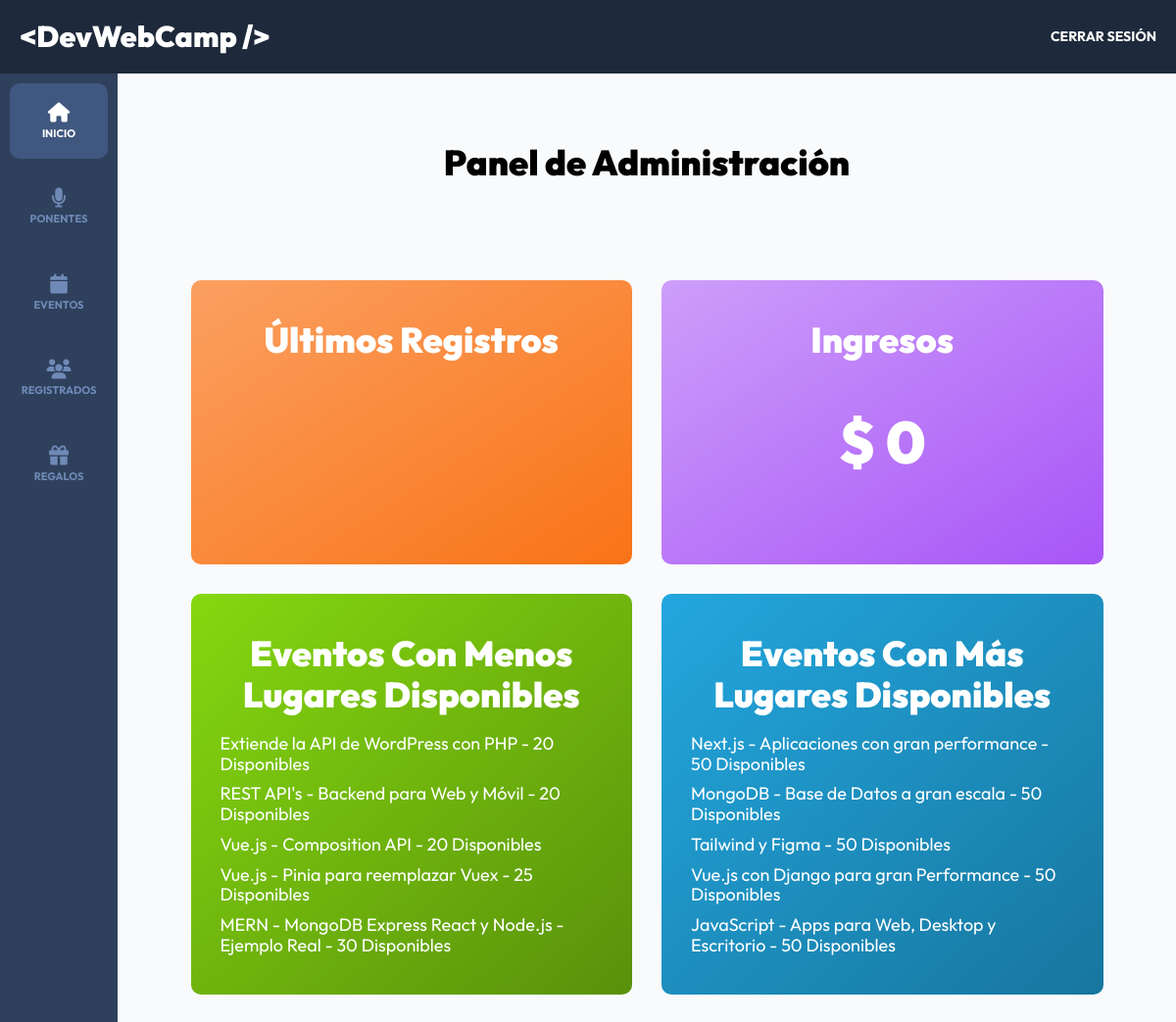
The app's page /admin/dashboard (signed in) with its own data.
### tables this page shows
CREATE TABLE `eventos` (
  `id` int NOT NULL AUTO_INCREMENT,
  `nombre` varchar(120) DEFAULT NULL,
  `descripcion` text,
  `disponibles` int DEFAULT NULL,
  `categoria_id` int NOT NULL,
  `dia_id` int NOT NULL,
  `hora_id` int NOT NULL,
  `ponente_id` int NOT NULL,
  PRIMARY KEY (`id`),
  KEY `fk_eventos_categorias_idx` (`categoria_id`),
  KEY `fk_eventos_dias1_idx` (`dia_id`),
  KEY `fk_eventos_horas1_idx` (`hora_id`),
  KEY `fk_eventos_ponentes1_idx` (`ponente_id`),
  CONSTRAINT `fk_eventos_categorias` FOREIGN KEY (`categoria_id`) REFERENCES `categorias` (`id`),
  CONSTRAINT `fk_eventos_dias1` FOREIGN KEY (`dia_id`) REFERENCES `dias` (`id`),
  CONSTRAINT `fk_eventos_horas1` FOREIGN KEY (`hora_id`) REFERENCES `horas` (`id`),
  CONSTRAINT `fk_eventos_ponentes1` FOREIGN KEY (`ponente_id`) REFERENCES `ponentes` (`id`)
);

### controllers/DashboardController.php (called while the page is built, shortened)
<?php
class DashboardController {
    public static function index(Router $router) {
        $registros = Registro::get(5);
        $virtuales = Registro::total('paquete_id', 2);
        $presenciales = Registro::total('paquete_id', 1);
        $ingresos = ($virtuales * 46.41) + ($presenciales * 189.54);
        $menos_disponibles = Evento::ordenarLimite('disponibles', 'ASC', 5);
        $mas_disponibles = Evento::ordenarLimite('disponibles', 'DESC', 5);
        $router->render('admin/dashboard/index', [
            'titulo' => 'Panel de Administración',
            'registros' => $registros,
            'ingresos' => $ingresos,
            'menos_disponibles' => $menos_disponibles,
            'mas_disponibles' => $mas_disponibles
        ]);
    }
}

### public/index.php (called while the page is built, shortened)
<?php
$router = new Router();
$router->get('/login', [AuthController::class, 'login']);
$router->post('/login', [AuthController::class, 'login']);
$router->post('/logout', [AuthController::class, 'logout']);
$router->get('/registro', [AuthController::class, 'registro']);
$router->post('/registro', [AuthController::class, 'registro']);
$router->get('/olvide', [AuthController::class, 'olvide']);
$router->post('/olvide', [AuthController::class, 'olvide']);
$router->get('/reestablecer', [AuthController::class, 'reestablecer']);
$router->post('/reestablecer', [AuthController::class, 'reestablecer']);
$router->get('/mensaje', [AuthController::class, 'mensaje']);
$router->get('/confirmar-cuenta', [AuthController::class, 'confirmar']);
$router->get('/admin/dashboard', [DashboardController::class, 'index']);
$router->get('/admin/ponentes', [PonentesController::class, 'index']);
$router->get('/admin/ponentes/crear', [PonentesController::class, 'crear']);
$router->post('/admin/ponentes/crear', [PonentesController::class, 'crear']);
$router->get('/admin/ponentes/editar', [PonentesController::class, 'editar']);
$router->post('/admin/ponentes/editar', [PonentesController::class, 'editar']);
$router->post('/admin/ponentes/eliminar', [PonentesController::class, 'eliminar']);
$router->get('/admin/eventos', [EventosController::class, 'index']);
$router->get('/admin/eventos/crear', [EventosController::class, 'crear']);
$router->post('/admin/eventos/crear', [EventosController::class, 'crear']);
$router->get('/admin/eventos/editar', [EventosController::class, 'editar']);
$router->post('/admin/eventos/editar', [EventosController::class, 'editar']);
$router->post('/admin/eventos/eliminar', [EventosController::class, 'eliminar']);
$router->get('/api/eventos-horario', [APIEventos::class, 'index']);
$router->get('/api/ponentes', [APIPonentes::class, 'index']);
$router->get('/api/ponente', [APIPonentes::class, 'ponente']);
$router->get('/api/regalos', [APIRegalos::class, 'index']);
$router->get('/admin/registrados', [RegistradosController::class, 'index']);
$router->get('/admin/regalos', [RegalosController::class, 'index']);
$router->get('/finalizar-registro', [RegistroController::class, 'crear']);
$router->post('/finalizar-registro/gratis', [RegistroController::class, 'gratis']);
$router->post('/finalizar-registro/pagar', [RegistroController::class, 'pagar']);
$router->get('/finalizar-registro/conferencias', [RegistroController::class, 'conferencias']);
$router->post('/finalizar-registro/conferencias', [RegistroController::class, 'conferencias']);
$router->get('/boleto', [RegistroController::class, 'boleto']);
$router->get('/', [PaginasController::class, 'index']);
$router->get('/devwebcamp', [PaginasController::class, 'evento']);
$router->get('/paquetes', [PaginasController::class, 'paquetes']);
$router->get('/workshops-conferencias', [PaginasController::class, 'conferencias']);
$router->get('/404', [PaginasController::class, 'error']);
$router->comprobarRutas();

### models/ActiveRecord.php (called while the page is built, shortened)
<?php
class ActiveRecord {
    protected static $db;
    protected static $tabla = '';
    public static function setDB($database) {
        self::$db = $database;
    }
    public static function consultarSQL($query) {
        $resultado = self::$db->query($query);
        $array = [];
        while($registro = $resultado->fetch_assoc()) {
            $array[] = static::crearObjeto($registro);
        }
        return $array;
    }
    protected static function crearObjeto($registro) {
        $objeto = new static;
        foreach($registro as $key => $value ) {
            if(property_exists( $objeto, $key  )) {
                $objeto->$key = $value;
            }
        }
        return $objeto;
    }
    public static function ordenarLimite($columna, $orden, $limite) {
        $query = "SELECT * FROM " . static::$tabla . " ORDER BY ${columna} ${orden} LIMIT ${limite} ";
        $resultado = self::consultarSQL($query);
        return $resultado;
    }
    public static function total($columna = '', $valor = '') {
        $query = "SELECT COUNT(*) FROM " . static::$tabla;
        if($columna) {
            $query .= " WHERE ${columna} = ${valor}";
        }
        $resultado = self::$db->query($query);
        $total = $resultado->fetch_array();
        return array_shift($total);
    }
}

### views/admin/dashboard/index.php (the view, shortened to what this page needs)
<h2 class="dashboard__heading"><?php echo $titulo; ?></h2>
<main class="bloques">
    <div class="bloques__grid">
        <div class="bloque">
            <h3 class="bloque__heading">Últimos Registros</h3>
        </div>
        <div class="bloque">
            <h3 class="bloque__heading">Ingresos</h3>
            <p class="bloque__texto--cantidad">$ <?php echo $ingresos; ?></p>
        </div>
        <div class="bloque">
            <h3 class="bloque__heading">Eventos Con Menos Lugares Disponibles</h3>
            <?php foreach($menos_disponibles as $evento) { ?>
                <div class="bloque__contenido">
                    <p class="bloque__texto">
                        <?php echo $evento->nombre . " - " . $evento->disponibles . ' Disponibles'; ?>
                    </p>
                </div>
            <?php } ?>
        </div>
        <div class="bloque">
            <h3 class="bloque__heading">Eventos Con Más Lugares Disponibles</h3>
            <?php foreach($mas_disponibles as $evento) { ?>
                <div class="bloque__contenido">
                    <p class="bloque__texto">
                        <?php echo $evento->nombre . " - " . $evento->disponibles . ' Disponibles'; ?>
                    </p>
                </div>
            <?php } ?>
        </div>
    </div>
</main>

### public/build/css/app.css (style rules this page uses)
html { line-height: 1.15; -webkit-text-size-adjust: 100%; }
body { margin: 0; }
main { display: block; }
html { font-size: 62.5%; box-sizing: border-box; height: 100%; }
*, *:before, *:after { box-sizing: inherit; }
body { font-family: "Outfit", sans-serif; font-size: 1.8rem; }
h1, h2, h3 { font-family: "Outfit", sans-serif; font-weight: 900; margin: 2rem 0; }
h2 { font-size: 3.6rem; }
h3 { font-size: 3rem; }
[class$=__heading] { font-family: "Outfit", sans-serif; font-weight: 900; margin: 2rem 0; margin: 6rem 0 3rem 0; text-align: center; }
.dashboard { height: 100%; display: flex; flex-direction: column; background-color: #F8FAFC; }
.bloques { width: min(95%, 140rem); margin: 0 auto; }
@media (min-width: 768px) { .bloques { margin-top: 10rem; } }
.bloques__grid { display: grid; gap: 3rem; grid-template-columns: repeat(1, 1fr); }
@media (min-width: 1024px) { .bloques__grid { display: grid; gap: 3rem; grid-template-columns: repeat(2, 1fr); } }
.bloque { padding: 3rem; color: #FFFFFF; border-radius: 1rem; }
.bloque:nth-child(1) { background-image: linear-gradient(to left top, #F97316, #fba061); }
.bloque:nth-child(2) { background-image: linear-gradient(to left top, #A855F7, #cd9efa); }
.bloque:nth-child(3) { background-image: linear-gradient(to left top, #59910b, #85d810); }
.bloque:nth-child(4) { background-image: linear-gradient(to left top, #17769E, #23a7df); }
.bloque__heading { margin: 1rem 0 2rem 0; font-size: 3.6rem; }
.bloque__texto { margin: 1rem 0; }
.bloque__texto--cantidad { margin-top: 5rem; font-weight: 900; font-size: 6rem; text-align: center; }

### records on screen
eventos: nombre "Extiende la API de WordPress con PHP", disponibles "20"
eventos: nombre "REST API's - Backend para Web y Móvil", disponibles "20"
eventos: nombre "Vue.js - Composition API", disponibles "20"
eventos: nombre "Vue.js - Pinia para reemplazar Vuex", disponibles "25"
eventos: nombre "MERN - MongoDB Express React y Node.js - Ejemplo Real", disponibles "30"
eventos: nombre "Next.js - Aplicaciones con gran performance", disponibles "50"
eventos: nombre "MongoDB - Base de Datos a gran escala", disponibles "50"
eventos: nombre "Tailwind y Figma", disponibles "50"
eventos: nombre "Vue.js con Django para gran Performance", disponibles "50"
eventos: nombre "JavaScript - Apps para Web, Desktop y Escritorio", disponibles "50"

### other values on screen
$titulo "Panel de Administración"
$ingresos "0"
